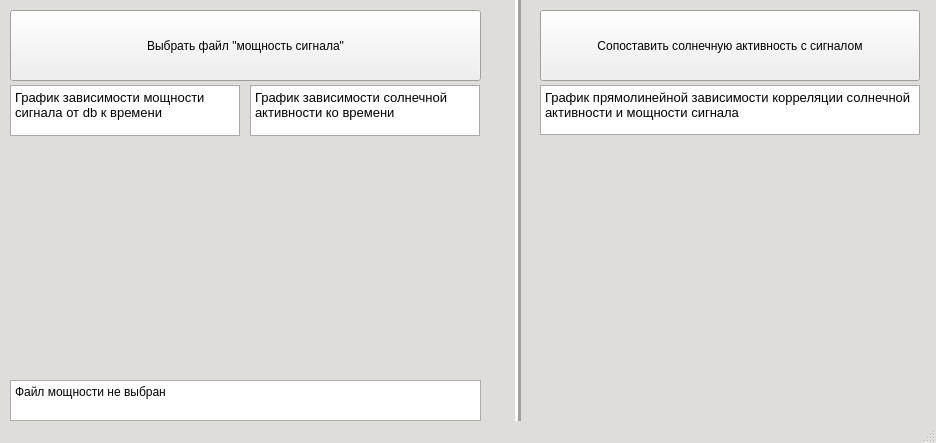
<?xml version="1.0" encoding="UTF-8"?>
<ui version="4.0">
 <class>MainWindow</class>
 <widget class="QMainWindow" name="MainWindow">
  <property name="geometry">
   <rect>
    <x>0</x>
    <y>0</y>
    <width>936</width>
    <height>443</height>
   </rect>
  </property>
  <property name="palette">
   <palette>
    <active>
     <colorrole role="Button">
      <brush brushstyle="SolidPattern">
       <color alpha="255">
        <red>192</red>
        <green>191</green>
        <blue>188</blue>
       </color>
      </brush>
     </colorrole>
     <colorrole role="Base">
      <brush brushstyle="SolidPattern">
       <color alpha="255">
        <red>255</red>
        <green>255</green>
        <blue>255</blue>
       </color>
      </brush>
     </colorrole>
     <colorrole role="Window">
      <brush brushstyle="SolidPattern">
       <color alpha="255">
        <red>222</red>
        <green>221</green>
        <blue>218</blue>
       </color>
      </brush>
     </colorrole>
    </active>
    <inactive>
     <colorrole role="Button">
      <brush brushstyle="SolidPattern">
       <color alpha="255">
        <red>239</red>
        <green>239</green>
        <blue>239</blue>
       </color>
      </brush>
     </colorrole>
     <colorrole role="Base">
      <brush brushstyle="SolidPattern">
       <color alpha="255">
        <red>255</red>
        <green>255</green>
        <blue>255</blue>
       </color>
      </brush>
     </colorrole>
     <colorrole role="Window">
      <brush brushstyle="SolidPattern">
       <color alpha="255">
        <red>222</red>
        <green>221</green>
        <blue>218</blue>
       </color>
      </brush>
     </colorrole>
    </inactive>
    <disabled>
     <colorrole role="Button">
      <brush brushstyle="SolidPattern">
       <color alpha="255">
        <red>239</red>
        <green>239</green>
        <blue>239</blue>
       </color>
      </brush>
     </colorrole>
     <colorrole role="Base">
      <brush brushstyle="SolidPattern">
       <color alpha="255">
        <red>222</red>
        <green>221</green>
        <blue>218</blue>
       </color>
      </brush>
     </colorrole>
     <colorrole role="Window">
      <brush brushstyle="SolidPattern">
       <color alpha="255">
        <red>222</red>
        <green>221</green>
        <blue>218</blue>
       </color>
      </brush>
     </colorrole>
    </disabled>
   </palette>
  </property>
  <property name="windowTitle">
   <string>Корреляция данных СТЦ</string>
  </property>
  <property name="windowIcon">
   <iconset>
    <normaloff>../Загрузки/satsearch_0aawcw_endurosat_1u_platform.png</normaloff>../Загрузки/satsearch_0aawcw_endurosat_1u_platform.png</iconset>
  </property>
  <property name="autoFillBackground">
   <bool>true</bool>
  </property>
  <property name="tabShape">
   <enum>QTabWidget::Rounded</enum>
  </property>
  <widget class="QWidget" name="centralwidget">
   <property name="palette">
    <palette>
     <active>
      <colorrole role="Base">
       <brush brushstyle="SolidPattern">
        <color alpha="255">
         <red>255</red>
         <green>255</green>
         <blue>255</blue>
        </color>
       </brush>
      </colorrole>
      <colorrole role="Window">
       <brush brushstyle="SolidPattern">
        <color alpha="255">
         <red>222</red>
         <green>221</green>
         <blue>218</blue>
        </color>
       </brush>
      </colorrole>
     </active>
     <inactive>
      <colorrole role="Base">
       <brush brushstyle="SolidPattern">
        <color alpha="255">
         <red>255</red>
         <green>255</green>
         <blue>255</blue>
        </color>
       </brush>
      </colorrole>
      <colorrole role="Window">
       <brush brushstyle="SolidPattern">
        <color alpha="255">
         <red>222</red>
         <green>221</green>
         <blue>218</blue>
        </color>
       </brush>
      </colorrole>
     </inactive>
     <disabled>
      <colorrole role="Base">
       <brush brushstyle="SolidPattern">
        <color alpha="255">
         <red>222</red>
         <green>221</green>
         <blue>218</blue>
        </color>
       </brush>
      </colorrole>
      <colorrole role="Window">
       <brush brushstyle="SolidPattern">
        <color alpha="255">
         <red>222</red>
         <green>221</green>
         <blue>218</blue>
        </color>
       </brush>
      </colorrole>
     </disabled>
    </palette>
   </property>
   <widget class="QPushButton" name="inputbutton">
    <property name="geometry">
     <rect>
      <x>10</x>
      <y>10</y>
      <width>471</width>
      <height>71</height>
     </rect>
    </property>
    <property name="text">
     <string>Выбрать файл &quot;мощность сигнала&quot;</string>
    </property>
   </widget>
   <widget class="QPushButton" name="compare_button">
    <property name="geometry">
     <rect>
      <x>540</x>
      <y>10</y>
      <width>380</width>
      <height>71</height>
     </rect>
    </property>
    <property name="text">
     <string>Сопоставить солнечную активность с сигналом</string>
    </property>
   </widget>
   <widget class="QTextBrowser" name="textBrowser_one">
    <property name="geometry">
     <rect>
      <x>10</x>
      <y>85</y>
      <width>230</width>
      <height>51</height>
     </rect>
    </property>
    <property name="html">
     <string>&lt;!DOCTYPE HTML PUBLIC &quot;-//W3C//DTD HTML 4.0//EN&quot; &quot;http://www.w3.org/TR/REC-html40/strict.dtd&quot;&gt;
&lt;html&gt;&lt;head&gt;&lt;meta name=&quot;qrichtext&quot; content=&quot;1&quot; /&gt;&lt;style type=&quot;text/css&quot;&gt;
p, li { white-space: pre-wrap; }
&lt;/style&gt;&lt;/head&gt;&lt;body style=&quot; font-family:'Ubuntu'; font-size:11pt; font-weight:400; font-style:normal;&quot;&gt;
&lt;p style=&quot; margin-top:0px; margin-bottom:0px; margin-left:0px; margin-right:0px; -qt-block-indent:0; text-indent:0px;&quot;&gt;&lt;span style=&quot; font-size:10pt;&quot;&gt;График зависимости мощности сигнала от db к времени&lt;/span&gt;&lt;/p&gt;&lt;/body&gt;&lt;/html&gt;</string>
    </property>
   </widget>
   <widget class="QTextBrowser" name="textBrowser_three">
    <property name="geometry">
     <rect>
      <x>540</x>
      <y>85</y>
      <width>380</width>
      <height>50</height>
     </rect>
    </property>
    <property name="html">
     <string>&lt;!DOCTYPE HTML PUBLIC &quot;-//W3C//DTD HTML 4.0//EN&quot; &quot;http://www.w3.org/TR/REC-html40/strict.dtd&quot;&gt;
&lt;html&gt;&lt;head&gt;&lt;meta name=&quot;qrichtext&quot; content=&quot;1&quot; /&gt;&lt;style type=&quot;text/css&quot;&gt;
p, li { white-space: pre-wrap; }
&lt;/style&gt;&lt;/head&gt;&lt;body style=&quot; font-family:'Ubuntu'; font-size:11pt; font-weight:400; font-style:normal;&quot;&gt;
&lt;p style=&quot; margin-top:0px; margin-bottom:0px; margin-left:0px; margin-right:0px; -qt-block-indent:0; text-indent:0px;&quot;&gt;&lt;span style=&quot; font-size:10pt;&quot;&gt;График прямолинейной зависимости корреляции солнечной активности и мощности сигнала&lt;/span&gt;&lt;/p&gt;&lt;/body&gt;&lt;/html&gt;</string>
    </property>
   </widget>
   <widget class="QTextBrowser" name="textBrowser_two">
    <property name="geometry">
     <rect>
      <x>250</x>
      <y>85</y>
      <width>230</width>
      <height>51</height>
     </rect>
    </property>
    <property name="html">
     <string>&lt;!DOCTYPE HTML PUBLIC &quot;-//W3C//DTD HTML 4.0//EN&quot; &quot;http://www.w3.org/TR/REC-html40/strict.dtd&quot;&gt;
&lt;html&gt;&lt;head&gt;&lt;meta name=&quot;qrichtext&quot; content=&quot;1&quot; /&gt;&lt;style type=&quot;text/css&quot;&gt;
p, li { white-space: pre-wrap; }
&lt;/style&gt;&lt;/head&gt;&lt;body style=&quot; font-family:'Ubuntu'; font-size:11pt; font-weight:400; font-style:normal;&quot;&gt;
&lt;p style=&quot; margin-top:0px; margin-bottom:0px; margin-left:0px; margin-right:0px; -qt-block-indent:0; text-indent:0px;&quot;&gt;&lt;span style=&quot; font-size:10pt;&quot;&gt;График зависимости солнечной активности ко времени&lt;/span&gt;&lt;/p&gt;&lt;/body&gt;&lt;/html&gt;</string>
    </property>
   </widget>
   <widget class="Line" name="line">
    <property name="geometry">
     <rect>
      <x>510</x>
      <y>-10</y>
      <width>17</width>
      <height>441</height>
     </rect>
    </property>
    <property name="frameShadow">
     <enum>QFrame::Raised</enum>
    </property>
    <property name="lineWidth">
     <number>3</number>
    </property>
    <property name="orientation">
     <enum>Qt::Vertical</enum>
    </property>
   </widget>
   <widget class="QPlainTextEdit" name="file_path_window">
    <property name="geometry">
     <rect>
      <x>10</x>
      <y>380</y>
      <width>471</width>
      <height>41</height>
     </rect>
    </property>
    <property name="lineWrapMode">
     <enum>QPlainTextEdit::NoWrap</enum>
    </property>
    <property name="readOnly">
     <bool>true</bool>
    </property>
    <property name="plainText">
     <string>Файл мощности не выбран</string>
    </property>
   </widget>
   <widget class="PlotWidget" name="graph_out" native="true">
    <property name="geometry">
     <rect>
      <x>590</x>
      <y>140</y>
      <width>280</width>
      <height>280</height>
     </rect>
    </property>
   </widget>
   <widget class="PlotWidget" name="grap_db" native="true">
    <property name="geometry">
     <rect>
      <x>10</x>
      <y>140</y>
      <width>230</width>
      <height>230</height>
     </rect>
    </property>
   </widget>
   <widget class="PlotWidget" name="graph_sun" native="true">
    <property name="geometry">
     <rect>
      <x>250</x>
      <y>140</y>
      <width>230</width>
      <height>230</height>
     </rect>
    </property>
   </widget>
  </widget>
  <widget class="QStatusBar" name="statusbar"/>
 </widget>
 <customwidgets>
  <customwidget>
   <class>PlotWidget</class>
   <extends>QWidget</extends>
   <header>pyqtgraph</header>
   <container>1</container>
  </customwidget>
 </customwidgets>
 <resources/>
 <connections/>
</ui>
